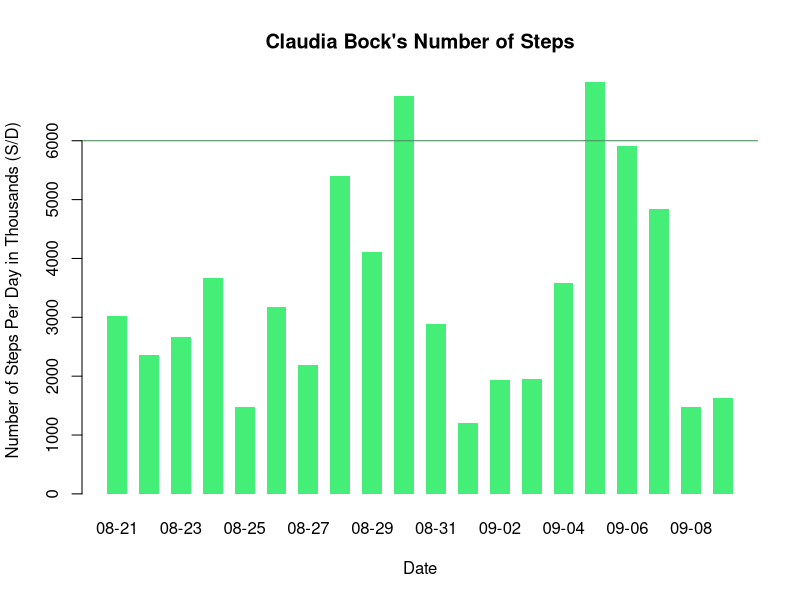

The R script that drew this image:

Date <-c("08-21","08-22","08-23","08-24","08-25","08-26","08-27","08-28","08-29",
         "08-30","08-31","09-01","09-02","09-03","09-04","09-05","09-06","09-07","09-08","09-09")

steps <-c(3023,2363,2672,3660,1471,3181,2188,5393,4104,6762,2889,1205,1930,1954,3578,6998,5903,4844,1471,1634)
barplot(steps, names.arg = Date,
        col = "#44EE77", border = NA, space = 0.6,
        main = "Claudia Bock's Number of Steps", xlab = "Date", 
        ylab = "Number of Steps Per Day in Thousands (S/D)")
abline(h=6000, col="#478C5C")